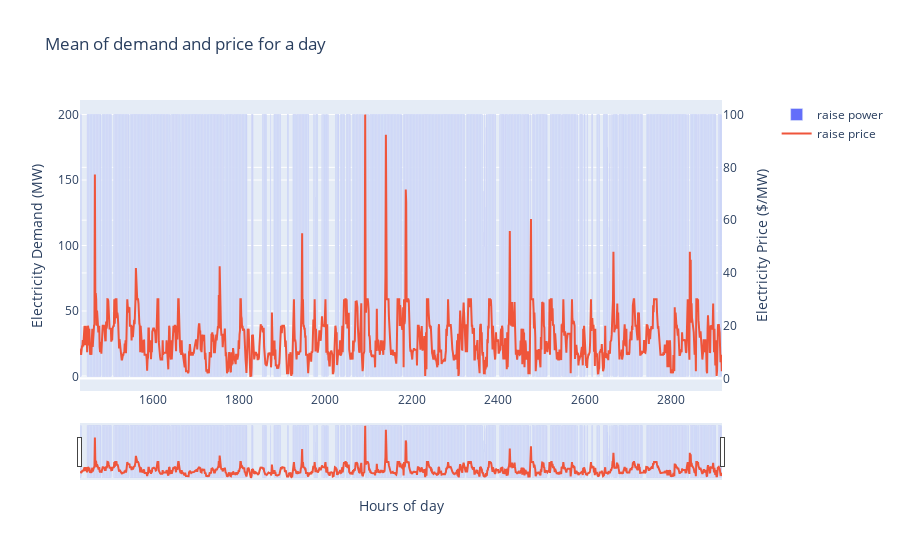

Notebook code for this chart:
### Code cell
fig = make_subplots(specs=[[{"secondary_y": True}]])
fig.add_trace(go.Bar(x=results['timestamp'].index, y=results['battery_bid_fcas_power'], name='raise power'), secondary_y=False)
fig.add_trace(go.Scatter(x=results['timestamp'].index, y=results['raise_price'], name='raise price'), secondary_y=True)

# Add figure title
fig.update_layout(
    title_text="Mean of demand and price for a day",
    xaxis_rangeslider_visible=True,
)

# Set x-axis title
fig.update_xaxes(title_text="Hours of day")

# Set y-axes titles
fig.update_yaxes(title_text="Electricity Demand (MW)", secondary_y=False)
fig.update_yaxes(title_text="Electricity Price ($/MW)", secondary_y=True)

fig.show()

### Figure 1 — Plotly figure (JSON) as saved in the notebook; plotly's stock layout.template omitted (floating-point values rounded to 4 significant figures; data arrays with more than 128 entries replaced by an {"elided": "..."} marker saying what was removed)
{"data": [{"name": "raise power", "type": "bar", "x": {"elided": "1487 int values"}, "xaxis": "x", "y": {"elided": "1487 float values"}, "yaxis": "y"}, {"name": "raise price", "type": "scatter", "x": {"elided": "1487 int values"}, "xaxis": "x", "y": {"elided": "1487 float values"}, "yaxis": "y2"}], "layout": {"title": {"text": "Mean of demand and price for a day"}, "xaxis": {"anchor": "y", "domain": [0, 0.94], "rangeslider": {"visible": true}, "title": {"text": "Hours of day"}}, "yaxis": {"anchor": "x", "domain": [0, 1], "title": {"text": "Electricity Demand (MW)"}}, "yaxis2": {"anchor": "x", "overlaying": "y", "side": "right", "title": {"text": "Electricity Price ($/MW)"}}}}
